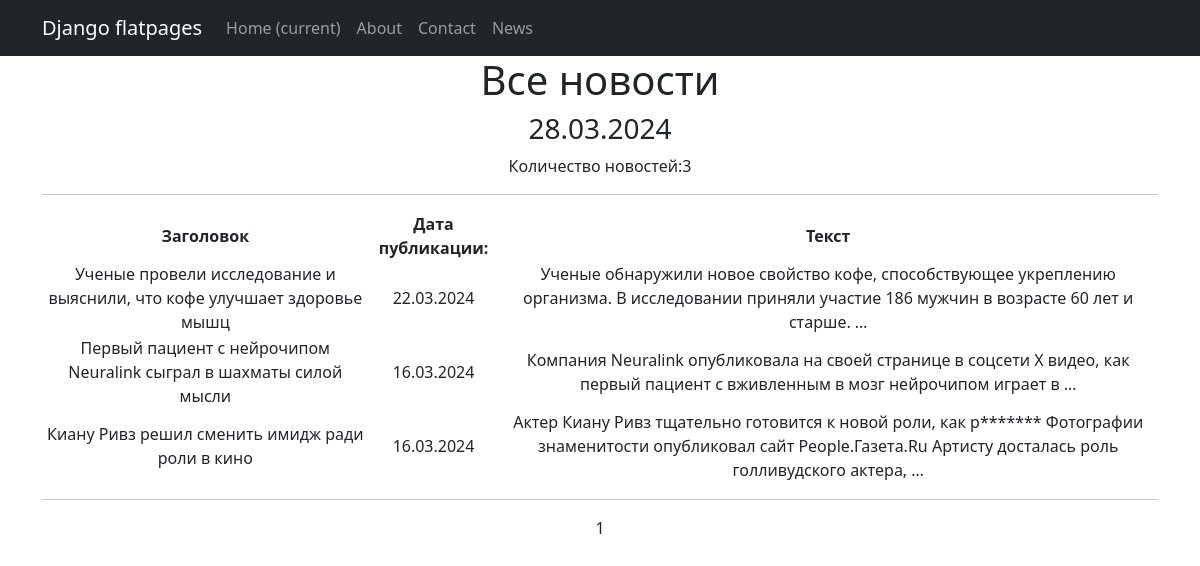
The page /news/ on the database as committed earlier.
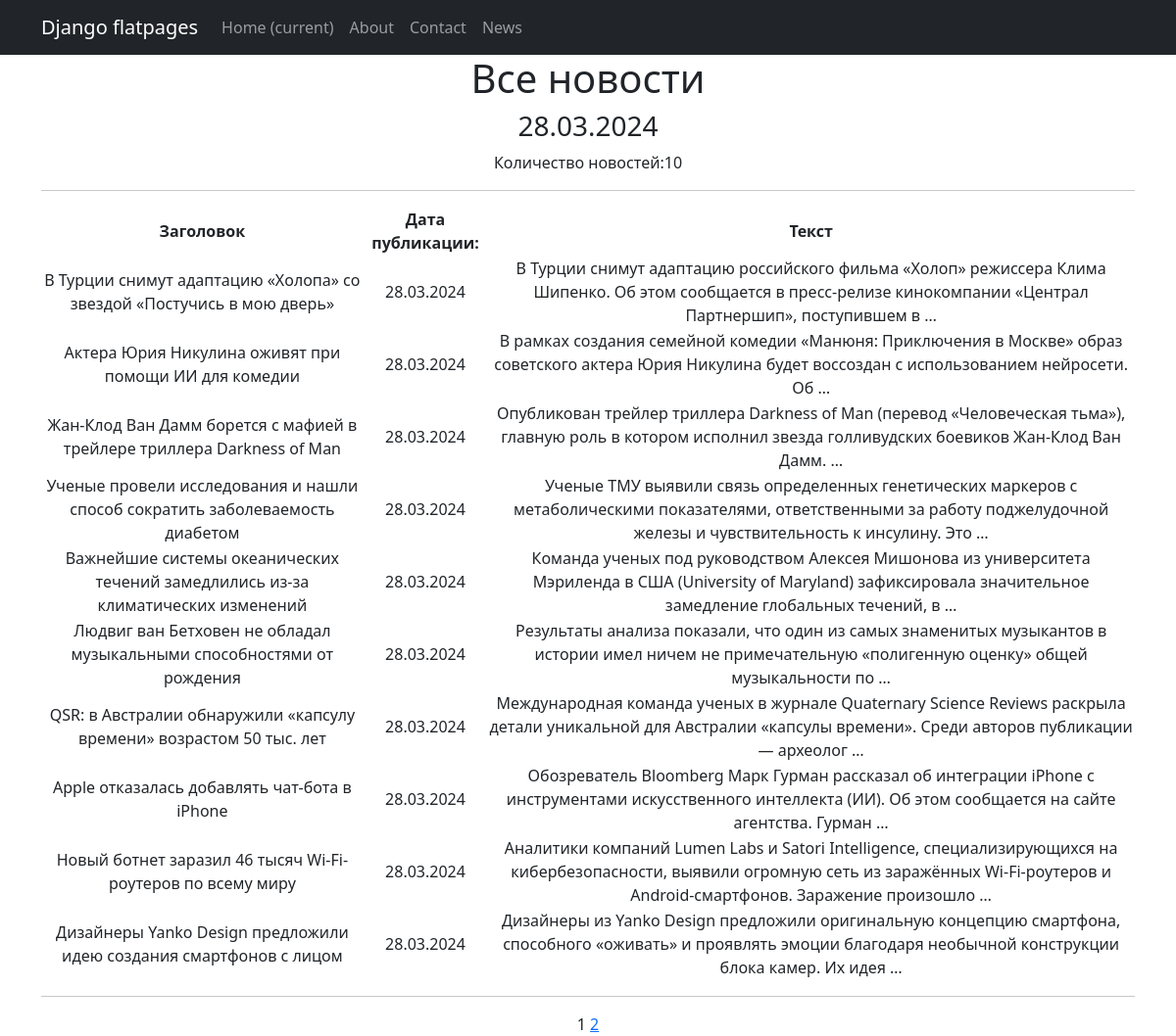
The same page on the database as committed later.
### news/models.py (models this page shows, shortened)
class Post(models.Model):
    NEWS = 'NW'
    ARTICLE = 'AR'
    POST_TYPES = [
        (NEWS, 'News'),
        (ARTICLE, 'Article'),
    ]
    author = models.ForeignKey(Author, on_delete=models.CASCADE)
    post_type = models.CharField(max_length=2, choices=POST_TYPES, default=ARTICLE)
    creation_date = models.DateTimeField(auto_now_add=True)
    categories = models.ManyToManyField(Category, through='PostCategory')
    title = models.CharField(max_length=255)
    text = models.TextField()
    rating = models.IntegerField(default=0)

### news/views.py (the view)
# urls.py: path('news/', NewsListView.as_view(), name='news_list'),
class NewsListView(ListView):
    model = Post
    template_name = 'news/news_list.html'
    context_object_name = 'news_list'
    paginate_by = 10
    def get_queryset(self):
        return Post.objects.filter(post_type='NW').order_by('-creation_date')
    def get_context_data(self, **kwargs):
        context = super().get_context_data(**kwargs)
        context['time_now'] = datetime.utcnow()
        return context

### news/templatetags/censor.py (called while the page is built)
@register.filter
def censor(value):
    if not isinstance(value, str):
        raise ValueError("Censor filter can only be applied to strings.")
    forbidden_words = ['редиска', 'брань1', 'брань2','брань3']
    words = value.split()
    for i, word in enumerate(words):
        for forbidden_word in forbidden_words:
            if word.lower().startswith(forbidden_word.lower()) and word[0].isupper() == forbidden_word[0].isupper():
                censored_word = word[0] + '*' * (len(word) - 1)
                words[i] = censored_word
    return ' '.join(words)
    return result

### templates/news/news_list.html (shortened to what this page needs)
{% extends 'flatpages/default.html' %}
{% load censor %}
{% block content %}
<h1>Все новости</h1>
<h3>{{ time_now|date:'d.m.Y' }}</h3>
<p>Количество новостей:{{ news_list|length }}</p>
<hr>
{% if news_list %}
    <table>
        <tr>
            <th>Заголовок</th>
            <th>Дата публикации:</th>
            <th>Текст</th>
        </tr>
        {% for news_item in news_list %}
        <tr>
            <td>{{ news_item.title }}</td>
            <td>{{ news_item.creation_date|date:'d.m.Y' }}</td>
            <td>{{ news_item.text|truncatewords:20|censor }}</td>
        </tr>
        {% endfor %}
    </table>
{% else %}
    <h2>Новостей сегодня нет! Как это ни странно.</h2>
{% endif %}
<hr>
   {{ page_obj.number }}
   {% if page_obj.has_next %}
       <a href="?page={{ page_obj.next_page_number }}">{{ page_obj.next_page_number }}</a>
   {% endif %}
{% endblock content %}

Rows that differ between the two databases and show on the page:
no longer on this page (row unchanged): Post: title "Ученые провели исследование и выяснили, что кофе улучшает здоровье мышц", creation_date "22.03.2024", text|censor "Ученые обнаружили новое свойство кофе, способствующее укреплению организма. В исследовании приняли участие 186 мужчин в возрасте 60 лет и старше. …"
no longer on this page (row unchanged): Post: title "Первый пациент с нейрочипом Neuralink сыграл в шахматы силой мысли", creation_date "16.03.2024", text|censor "Компания Neuralink опубликовала на своей странице в соцсети X видео, как первый пациент с вживленным в мозг нейрочипом играет в …"
no longer on this page (row unchanged): Post: title "Киану Ривз решил сменить имидж ради роли в кино", creation_date "16.03.2024", text|censor "Актер Киану Ривз тщательно готовится к новой роли, как р******* Фотографии знаменитости опубликовал сайт People.Газета.Ru Артисту досталась роль голливудского актера, …"
added Post: title "В Турции снимут адаптацию «Холопа» со звездой «Постучись в мою дверь»", creation_date "28.03.2024", text|censor "В Турции снимут адаптацию российского фильма «Холоп» режиссера Клима Шипенко. Об этом сообщается в пресс-релизе кинокомпании «Централ Партнершип», поступившем в …"
added Post: title "Актера Юрия Никулина оживят при помощи ИИ для комедии", creation_date "28.03.2024", text|censor "В рамках создания семейной комедии «Манюня: Приключения в Москве» образ советского актера Юрия Никулина будет воссоздан с использованием нейросети. Об …"
added Post: title "Жан-Клод Ван Дамм борется с мафией в трейлере триллера Darkness of Man", creation_date "28.03.2024", text|censor "Опубликован трейлер триллера Darkness of Man (перевод «Человеческая тьма»), главную роль в котором исполнил звезда голливудских боевиков Жан-Клод Ван Дамм. …"
added Post: title "Ученые провели исследования и нашли способ сократить заболеваемость диабетом", creation_date "28.03.2024", text|censor "Ученые ТМУ выявили связь определенных генетических маркеров с метаболическими показателями, ответственными за работу поджелудочной железы и чувствительность к инсулину. Это …"
added Post: title "Важнейшие системы океанических течений замедлились из-за климатических изменений", creation_date "28.03.2024", text|censor "Команда ученых под руководством Алексея Мишонова из университета Мэриленда в США (University of Maryland) зафиксировала значительное замедление глобальных течений, в …"
added Post: title "Людвиг ван Бетховен не обладал музыкальными способностями от рождения", creation_date "28.03.2024", text|censor "Результаты анализа показали, что один из самых знаменитых музыкантов в истории имел ничем не примечательную «полигенную оценку» общей музыкальности по …"
added Post: title "QSR: в Австралии обнаружили «капсулу времени» возрастом 50 тыс. лет", creation_date "28.03.2024", text|censor "Международная команда ученых в журнале Quaternary Science Reviews раскрыла детали уникальной для Австралии «капсулы времени». Среди авторов публикации — археолог …"
added Post: title "Apple отказалась добавлять чат-бота в iPhone", creation_date "28.03.2024", text|censor "Обозреватель Bloomberg Марк Гурман рассказал об интеграции iPhone с инструментами искусственного интеллекта (ИИ). Об этом сообщается на сайте агентства. Гурман …"
added Post: title "Новый ботнет заразил 46 тысяч Wi-Fi-роутеров по всему миру", creation_date "28.03.2024", text|censor "Аналитики компаний Lumen Labs и Satori Intelligence, специализирующихся на кибербезопасности, выявили огромную сеть из заражённых Wi-Fi-роутеров и Android-смартфонов. Заражение произошло …"
added Post: title "Дизайнеры Yanko Design предложили идею создания смартфонов с лицом", creation_date "28.03.2024", text|censor "Дизайнеры из Yanko Design предложили оригинальную концепцию смартфона, способного «оживать» и проявлять эмоции благодаря необычной конструкции блока камер. Их идея …"
Other text that changed with them:
{{ news_list|length }}: "3" → "10"
{{ page_obj.next_page_number }}: (not shown) → "2"
